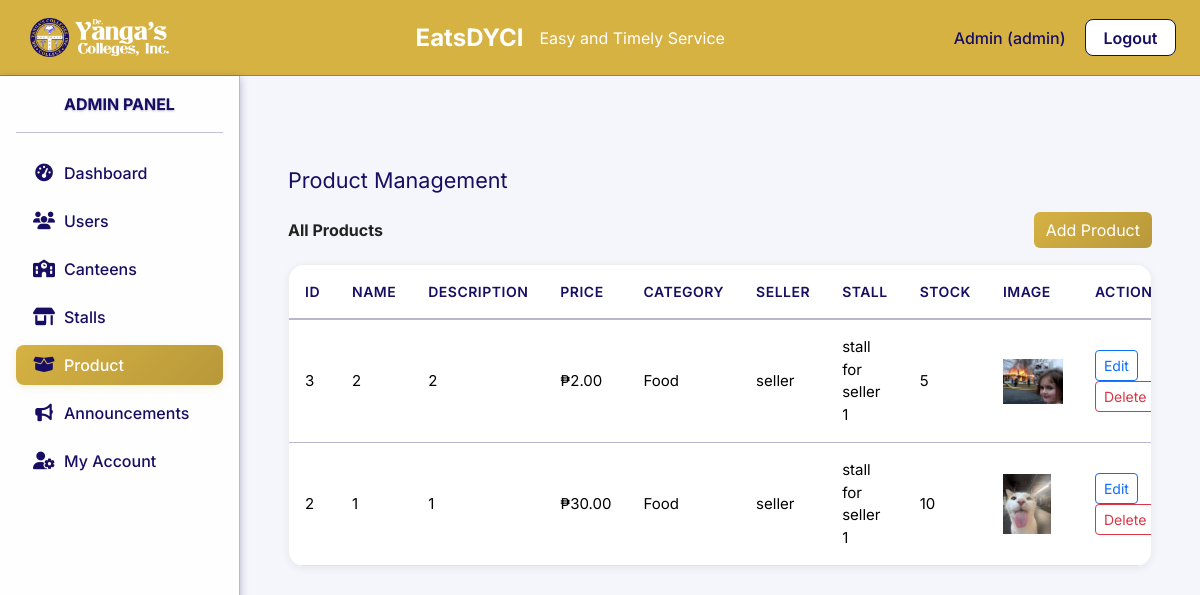
/index.php?page=admin_products (signed in), run on the app's committed database.
### tables this page shows
CREATE TABLE `products` (
  `id` int(11) NOT NULL,
  `seller_id` int(11) DEFAULT NULL,
  `name` varchar(100) NOT NULL,
  `description` text DEFAULT NULL,
  `price` decimal(10,2) NOT NULL,
  `image` varchar(255) DEFAULT NULL,
  `category_id` int(11) DEFAULT NULL,
  `stall_id` int(11) DEFAULT NULL,
  `stock` int(11) NOT NULL DEFAULT 0
);

CREATE TABLE `categories` (
  `id` int(11) NOT NULL,
  `name` varchar(100) NOT NULL,
  `description` text DEFAULT NULL
);

CREATE TABLE `users` (
  `id` int(11) NOT NULL,
  `name` varchar(100) NOT NULL,
  `email` varchar(100) NOT NULL,
  `password` varchar(255) NOT NULL,
  `role` enum('admin','seller','buyer') NOT NULL,
  `created_at` timestamp NOT NULL DEFAULT current_timestamp(),
  `qr_code` varchar(255) DEFAULT NULL,
  `department` varchar(100) DEFAULT NULL,
  `position` varchar(100) DEFAULT NULL
);

CREATE TABLE `stalls` (
  `id` int(11) NOT NULL,
  `name` varchar(100) NOT NULL,
  `description` text DEFAULT NULL,
  `seller_id` int(11) DEFAULT NULL,
  `canteen_id` int(11) DEFAULT NULL,
  `image` varchar(255) DEFAULT NULL
);

### pages/admin_products.php (the view, shortened to what this page needs)
<?php
require_once __DIR__ . '/../includes/db.php';
$prod_stmt = $pdo->query("SELECT p.*, c.name AS category_name, u.name AS seller_name, s.name AS stall_name FROM products p LEFT JOIN categories c ON p.category_id = c.id LEFT JOIN users u ON p.seller_id = u.id LEFT JOIN stalls s ON p.stall_id = s.id ORDER BY p.id DESC");
$products = $prod_stmt->fetchAll();
?>
<link rel="stylesheet" href="../assets/css/dashboard.css">
<div class="container-fluid px-4 pt-4">
    <div class="dashboard-section-title mb-3">Product Management</div>
    <div class="d-flex justify-content-between align-items-center mb-3">
        <div class="fw-bold">All Products</div>
        <button class="btn btn-primary" data-bs-toggle="modal" data-bs-target="#addProductModal">Add Product</button>
    </div>
    <div class="dashboard-table mb-4">
    <table class="table mb-0">
        <thead class="table-light">
            <tr>
                <th>ID</th>
                <th>Name</th>
                <th>Description</th>
                <th>Price</th>
                <th>Category</th>
                <th>Seller</th>
                <th>Stall</th>
                <th>Stock</th>
                <th>Image</th>
                <th>Actions</th>
            </tr>
        </thead>
        <tbody>
        <?php foreach ($products as $prod): ?>
            <tr>
                <td><?= $prod['id'] ?></td>
                <td><?= htmlspecialchars($prod['name']) ?></td>
                <td><?= htmlspecialchars($prod['description']) ?></td>
                <td>₱<?= number_format($prod['price'],2) ?></td>
                <td><?= htmlspecialchars($prod['category_name']) ?></td>
                <td><?= htmlspecialchars($prod['seller_name']) ?></td>
                <td><?= htmlspecialchars($prod['stall_name']) ?></td>
                <td><?= $prod['stock'] ?></td>
                <td><?php if ($prod['image']): ?><img src="<?= $prod['image'] ?>" alt="" style="max-width:60px;max-height:60px;object-fit:cover;"/><?php endif; ?></td>
                <td>
                    <button class="btn btn-sm btn-outline-primary me-1" data-bs-toggle="modal" data-bs-target="#editProductModal<?= $prod['id'] ?>">Edit</button>
                    <form method="post" style="display:inline">
                        <button type="submit" class="btn btn-sm btn-outline-danger" onclick="return confirm('Delete this product?')">Delete</button>
                    </form>
                </td>
            </tr>
        <?php endforeach; ?>
        </tbody>
    </table>
    </div>
</div>

### assets/css/style.css (style rules this page uses)
* { margin: 0; padding: 0; box-sizing: border-box; }
body { font-family: 'Inter', 'Roboto', 'Open Sans', Arial, sans-serif; background-color: #f8f9fa; color: #222; }
:root { --primary-gold: #d6b243; --secondary-navy: #170e63; --accent-white: #ffffff; --gold-light: #dfc055; --gold-dark: #b8983a; --gold-hover: #c4a139; --navy-light: #2a1f7a; --navy-dark: #110a4e; --navy-hover: #0f0951; --shadow-gold: rgba(214, 178, 67, 0.2); --shadow-navy: rgba(23, 14, 99, 0.3); --border-navy: rgba(23, 14, 99, 0.3); --focus-gold: rgba(214, 178, 67, 0.25); --background-white: rgba(255, 255, 255, 0.95); --text-primary: var(--primary-gold); --text-secondary: var(--secondary-navy); --text-light: rgba(214, 178, 67, 0.6); --error-bg: rgba(220, 53, 69, 0.1); --error-border: rgba(220, 53, 69, 0.3); }
.btn-primary { background: linear-gradient(135deg, var(--primary-gold) 0%, var(--gold-dark) 100%); border: none; color: var(--accent-white); transition: all 0.3s ease; }

### assets/css/index.css (style rules this page uses)
html, body { height: 100%; overflow-x: hidden; overflow-y: auto; }

### assets/css/dashboard.css (style rules this page uses)
body { background: #f4f6fb; }
.dashboard-section-title { margin-top: 2.5rem; margin-bottom: 1.5rem; font-size: 1.35rem; color: #170e63; }
.container-fluid { max-width: 100%; }
.dashboard-table { background: #fff; border: 1px solid #eee; border-radius: 1rem; box-shadow: 0 2px 8px rgba(23, 14, 99, 0.06); margin-bottom: 1.5rem; overflow-x: auto; }
.dashboard-table table { margin-bottom: 0; }
.dashboard-table th, .dashboard-table td { vertical-align: middle; font-size: 0.9375rem; padding: 1rem; }
.dashboard-table th { background: var(--background-white); color: var(--secondary-navy); font-weight: 600; border-bottom: 2px solid var(--border-navy); text-transform: uppercase; font-size: 0.875rem; letter-spacing: 0.5px; }
.dashboard-table tbody tr { transition: background-color 0.2s ease; }
.dashboard-table tr:not(:last-child) td { border-bottom: 1px solid var(--border-navy); }

### data on the page
products: id "3", name "2", description "2", price "2.00", category.name "Food", seller.name "seller", stall.name "stall for seller 1", stock "5", image (picture)
products: id "2", name "1", description "1", price "30.00", category.name "Food", seller.name "seller", stall.name "stall for seller 1", stock "10", image (picture)

### other printed values
$_SESSION['user_name'] "Admin"
$_SESSION['user_role'] "admin"
